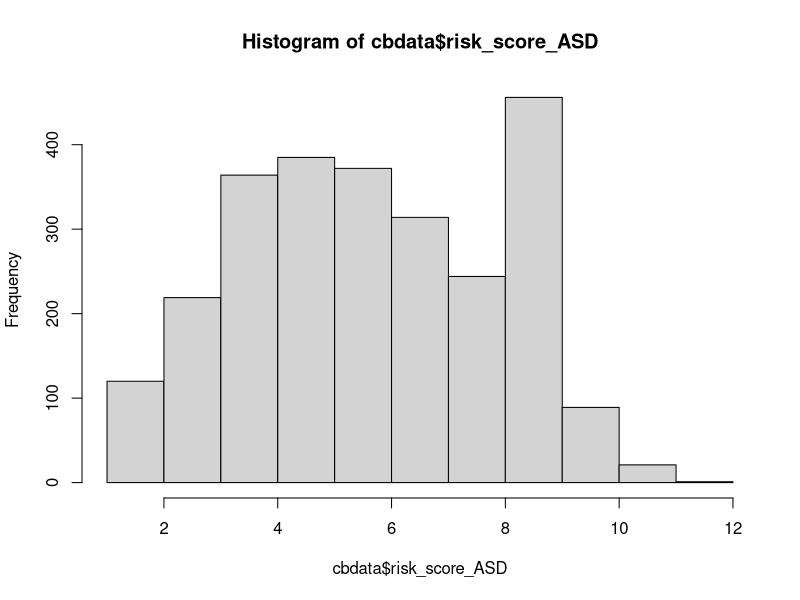
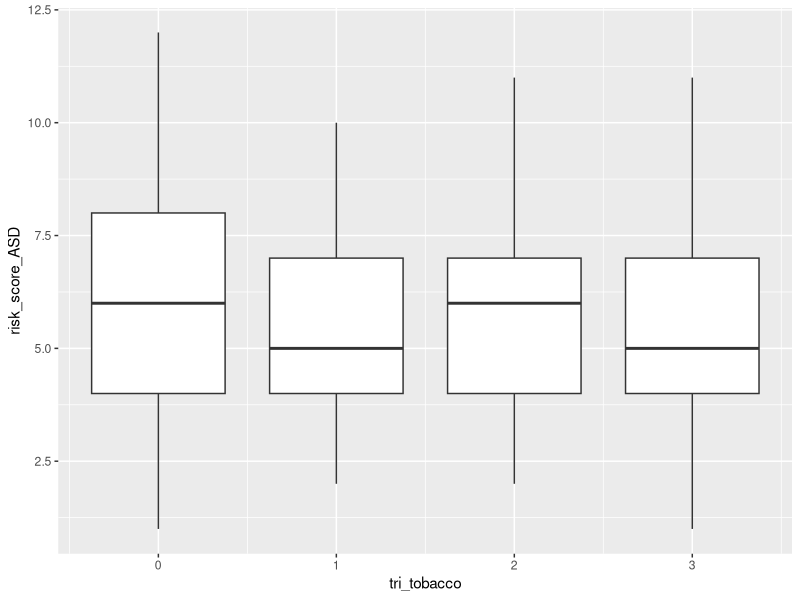
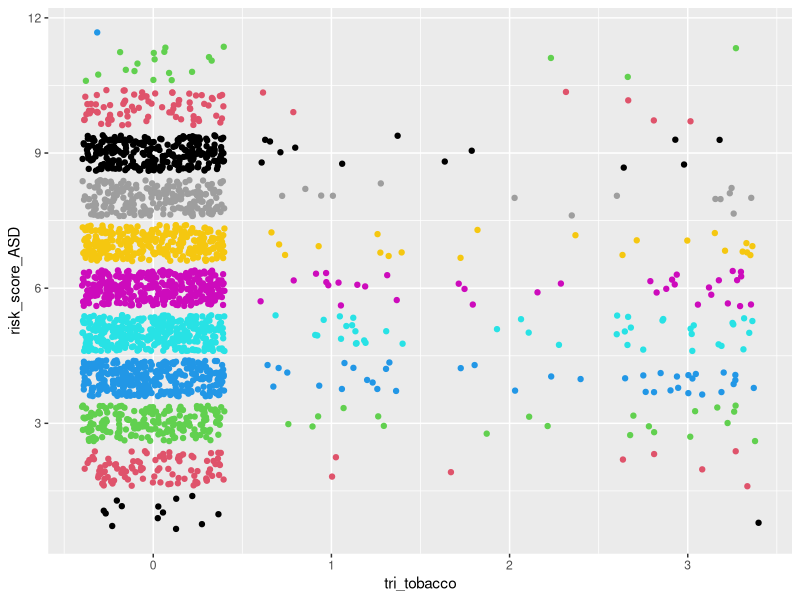
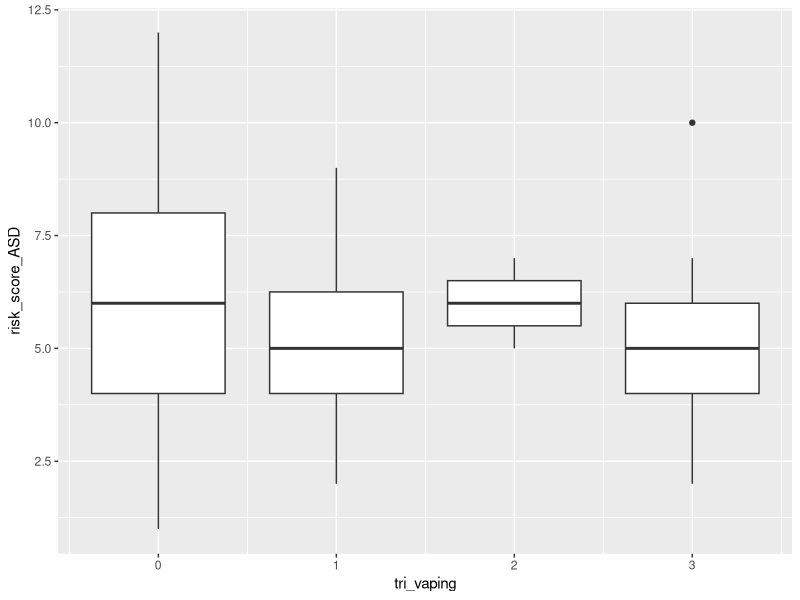
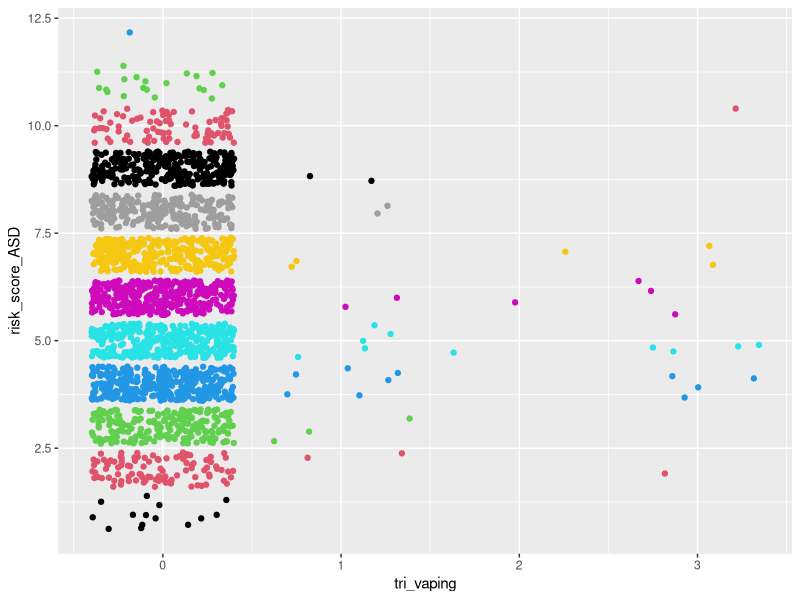
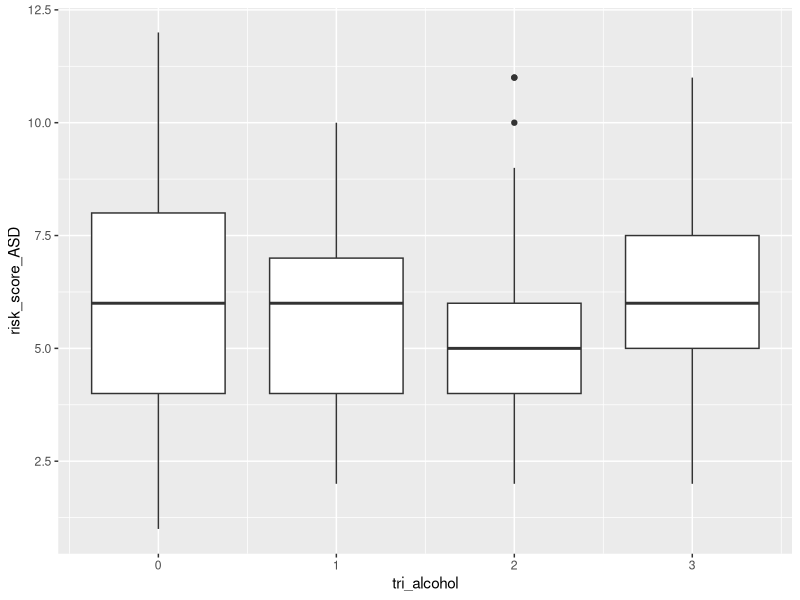
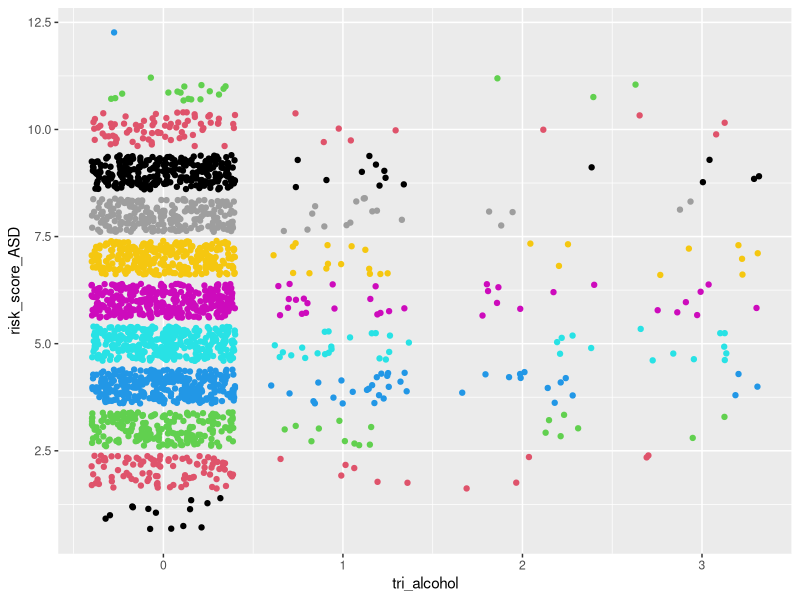
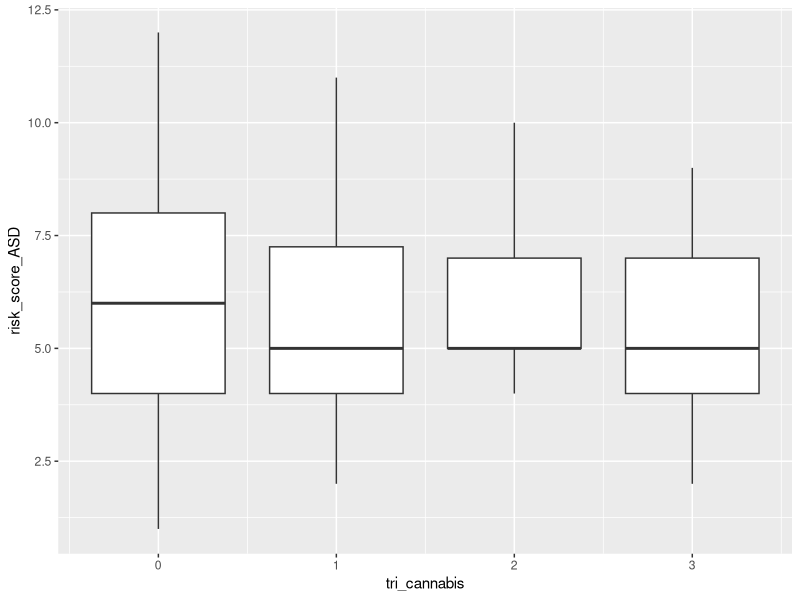

Here is the R script that generated these plots, in order:
## ---- chunk 1
#load packages
library(readr)
library(dplyr)
library(stringr)
## ---- chunk 2
#load data
cbdata <- read_csv("ChatterBabyData.csv")
## ---- chunk 3
mean(cbdata$risk_score_ASD)
var(cbdata$risk_score_ASD)
hist(cbdata$risk_score_ASD)
## ---- chunk 4
which(colnames(cbdata) == "mat_dep"):which(colnames(cbdata) == "momfever")
cbdata[,c(126:133)][is.na(cbdata[,c(126:133)])] <- 0

cbdata$art[is.na(cbdata$art)] <- 0 
cbdata$asd_genetic[is.na(cbdata$asd_genetic)] <- 0 

#fix some NA's in totalpregnancies by setting to number of live births
cbdata$totalpregnancies[which(is.na(cbdata$totalpregnancies) == TRUE & is.na(cbdata$momlivebirths) == FALSE)] <- 
cbdata$momlivebirths[which(is.na(cbdata$totalpregnancies) == TRUE & is.na(cbdata$momlivebirths) == FALSE)]

#fix some NA's in totalpregnancies by setting to 1 if no siblings and not adopted
cbdata$totalpregnancies[which(is.na(cbdata$totalpregnancies) == TRUE & cbdata$birthordertotal == 0 & cbdata$adoption == 0)] <- 1

# set live births to number of total pregnancies 
# if number of total pregnancies = number of total siblings + 1(baby)
# so as to not include miscarriages
cbdata$momlivebirths[which((is.na(cbdata$momlivebirths) == TRUE) &
                           (cbdata$totalpregnancies == (cbdata$birthordertotal + 1)))] <-
  cbdata$totalpregnancies[which((is.na(cbdata$momlivebirths) == TRUE) & 
                                (cbdata$totalpregnancies == (cbdata$birthordertotal + 1)))]

# set live births to number of total pregnancies 
# if number of total pregnancies = number of full siblings + 1(baby) 
# so as to not include miscarriages (where birthordertotal = 0 because of NA in olderhalfsiblings)
cbdata$momlivebirths[which((is.na(cbdata$momlivebirths) == TRUE) &
                           (cbdata$totalpregnancies == (cbdata$numberfullsiblings + 1)))] <-
  cbdata$totalpregnancies[which((is.na(cbdata$momlivebirths) == TRUE) & 
                                (cbdata$totalpregnancies == (cbdata$numberfullsiblings + 1)))]

# set live births to number of full siblings + 1
# if number of total pregnancies > number of full siblings and 
# number of older half siblings = 0 so as to not include children only from father and miscarriages
cbdata$momlivebirths[which((is.na(cbdata$momlivebirths) == TRUE) & 
                           (cbdata$totalpregnancies > cbdata$numberfullsiblings) &
                           cbdata$olderhalfsiblings == 0 )] <-
  cbdata$numberfullsiblings[which((is.na(cbdata$momlivebirths) == TRUE) & 
                                  (cbdata$totalpregnancies > cbdata$numberfullsiblings) &
                                  cbdata$olderhalfsiblings == 0 )] + 1
## ---- chunk 5
# classify as post partum psychosis
cbdata <- cbdata %>% mutate(maternalpregnancyproblems___20 = replace(maternalpregnancyproblems___20, maternalpregnancyproblems_other == "post partum anxiety" | maternalpregnancyproblems_other == "Post partum anxiety" | maternalpregnancyproblems_other == "Post-partum anxiety" | maternalpregnancyproblems_other == "Postpartum hemorrhaging" | maternalpregnancyproblems_other == "Perinatal anxiety",1))
cbdata <- cbdata %>% mutate(maternalpregnancyproblems_other = replace(maternalpregnancyproblems_other, maternalpregnancyproblems_other == "post partum anxiety" | maternalpregnancyproblems_other == "Post partum anxiety" | maternalpregnancyproblems_other == "Post-partum anxiety" | maternalpregnancyproblems_other == "Postpartum hemorrhaging" | maternalpregnancyproblems_other == "Perinatal anxiety", NA ))

# classify as Chorioamnionitis 
cbdata <- cbdata %>% mutate(maternalpregnancyproblems___21 = replace(maternalpregnancyproblems___21, maternalpregnancyproblems_other == "Chorioamnionitis", 1))
cbdata <- cbdata %>% mutate(maternalpregnancyproblems_other = replace(maternalpregnancyproblems_other, maternalpregnancyproblems_other == "Chorioamnionitis", NA))

# classify as bleeding
cbdata <- cbdata %>% mutate(maternalpregnancyproblems___14 = replace(maternalpregnancyproblems___14, maternalpregnancyproblems_other == "Unusual pain in the abdomen, stress, miscarriage probability, bleeding.", 1))
cbdata <- cbdata %>% mutate(maternalpregnancyproblems_other = replace(maternalpregnancyproblems_other, maternalpregnancyproblems_other == "Unusual pain in the abdomen, stress, miscarriage probability, bleeding.", NA))

# classify as preterm labor
cbdata <- cbdata %>% mutate(maternalpregnancyproblems___11 = replace(maternalpregnancyproblems___11, maternalpregnancyproblems_other == "Early contractions with diction starting at 30 weeks. I received steroid shot to develop baby's lungs faster.", 1))
cbdata <- cbdata %>% mutate(maternalpregnancyproblems_other = replace(maternalpregnancyproblems_other, maternalpregnancyproblems_other == "Early contractions with diction starting at 30 weeks. I received steroid shot to develop baby's lungs faster.", NA))

# classify as History of recurrent miscarriage/ recurrent pregnancy loss 
cbdata <- cbdata %>% mutate(maternalpregnancyproblems___10 = replace(maternalpregnancyproblems___10, maternalpregnancyproblems_other == "Prior full term stillbirth; had double nuchal cord resulting in emergent csection at 36 weeks", 1))
cbdata <- cbdata %>% mutate(maternalpregnancyproblems_other = replace(maternalpregnancyproblems_other, maternalpregnancyproblems_other == "Prior full term stillbirth; had double nuchal cord resulting in emergent csection at 36 weeks", NA))

# classify as hypertension
cbdata <- cbdata %>% mutate(maternalpregnancyproblems___9 = replace(maternalpregnancyproblems___9, maternalpregnancyproblems_other == "Protein in urine day of induction and hypertension only at 38 weeks" | maternalpregnancyproblems_other == "Mild hypertension at 37 weeks", 1))
cbdata <- cbdata %>% mutate(maternalpregnancyproblems_other = replace(maternalpregnancyproblems_other, maternalpregnancyproblems_other == "Protein in urine day of induction and hypertension only at 38 weeks"| maternalpregnancyproblems_other == "Mild hypertension at 37 weeks", 1))

# classify as 13, Placental abruption
cbdata <- cbdata %>% mutate(maternalpregnancyproblems___13 = replace(maternalpregnancyproblems___13, maternalpregnancyproblems_other == "Calcified placenta" | maternalpregnancyproblems_other == "Placenta calcification" | maternalpregnancyproblems_other == "Placenta hematoma" | maternalpregnancyproblems_other == "placental aging" | maternalpregnancyproblems_other == "Underperfusion placenta" , 1))
cbdata <- cbdata %>% mutate(maternalpregnancyproblems_other = replace(maternalpregnancyproblems_other, maternalpregnancyproblems_other == "Calcified placenta" | maternalpregnancyproblems_other == "Placenta calcification" | maternalpregnancyproblems_other == "Placenta hematoma" | maternalpregnancyproblems_other == "placental aging"| maternalpregnancyproblems_other == "Underperfusion placenta", NA))

# Get rid of the column 
cbdata$maternalpregnancyproblems_other <- NULL
## ---- chunk 6
# Convert all Mom Trauma NA's to 0: 
cbdata$mom_trauma[is.na(cbdata$mom_trauma)] <- 0 
## ---- chunk 7
# Getting rid of column
cbdata$mat_mental_health_other = NULL
# Cleaning that can be put into other columns
cbdata[c(216, 520, 598, 1089),115] = 1
cbdata[240,83] = 1
cbdata[499,85] = 1
cbdata[c(1683, 2245), 111] = 1

# Multiple entries for one person
cbdata[912, c(227, 232)] = 1
cbdata[915, c(228, 231, 232)] = 1
cbdata[1667, c(112, 231)] = 1
cbdata[2579, c(112, 113, 230, 231)] = 1
cbdata[c(76, 2501), c(111, 112)] = 1
## ---- chunk 8
cbdata %>% mutate(mathealth_count = matmentalhealth___1 + matmentalhealth___2 + matmentalhealth___3 + matmentalhealth___4 + matmentalhealth___5 + matmentalhealth___6 + matmentalhealth___7)
## ---- chunk 9
# Cutting off Baby Age at 5 years old
cbdata$babyage = ifelse(cbdata$babyage <= 1825, cbdata$babyage, NA)
## ---- chunk 10
predata <- cbdata %>% select(babyage, momsdeliveryage, momsedu, sex, art, artmethod___1,
                          artmethod___7, artmethod___6, artmethod___2, artmethod___3,
                          artmethod___4, artmethod___5, mom_trauma,
                          maternalpregnancyproblems___1, maternalpregnancyproblems___2,
                          maternalpregnancyproblems___3, maternalpregnancyproblems___15,
                          maternalpregnancyproblems___21, maternalpregnancyproblems___16,
                          maternalpregnancyproblems___4, maternalpregnancyproblems___5,
                          maternalpregnancyproblems___6, maternalpregnancyproblems___7,
                          maternalpregnancyproblems___8, maternalpregnancyproblems___9,
                          maternalpregnancyproblems___10, maternalpregnancyproblems___11,
                          maternalpregnancyproblems___12, maternalpregnancyproblems___13,
                          maternalpregnancyproblems___14, maternalpregnancyproblems___17,
                          maternalpregnancyproblems___19, maternalpregnancyproblems___20,
                          maternalpregnancyproblems___18,
                          matmentalhealth___1, matmentalhealth___2, matmentalhealth___3,
                          matmentalhealth___4, matmentalhealth___5, matmentalhealth___6,
                          matmentalhealth___7, mat_dep, mat_anx,
                          mat_ocd, mat_bp, mat_adhd, mat_pssd, momfever, whenfever___1,
                          whenfever___2, whenfever___3, tobacco_pregnancy_when___1,
                          tobacco_pregnancy_when___2, tobacco_pregnancy_when___3,
                          vaping_pregnancy___1, vaping_pregnancy___2, vaping_pregnancy___3,
                          alcohol_pregnancy_when___1, alcohol_pregnancy_when___2,
                          alcohol_pregnancy_when___3, cannabis_pregnancy_when___1,
                          cannabis_pregnancy_when___2, cannabis_pregnancy_when___3,
                          stimulants_pregnancy_when___1, stimulants_pregnancy_when___2,
                          stimulants_pregnancy_when___3, opioids_pregnancy_when___1,
                          opioids_pregnancy_when___2, opioids_pregnancy_when___3,
                          psychoactive_pregnancy___1, psychoactive_pregnancy___2,
                          psychoactive_pregnancy___3, delivery, momlivebirths,
                          totalpregnancies, maternalproblems1, asd1, deaf1, ddfamily1,
                          szbpfamily1, risk_score_ASD) 
## ---- chunk 11
# filter out age and live births outliers
predata <- predata %>% filter(momlivebirths != 10 & momsdeliveryage != 12 | momlivebirths != 10 & momsdeliveryage != 18)
summary(predata)
## ---- chunk 12
# resulting columns are total number of trimesters drug was used
predata$tri_tobacco = rowSums(predata[,52:54])
predata$tri_vaping = rowSums(predata[,55:57])
predata$tri_alcohol = rowSums(predata[,58:60])
predata$tri_cannabis = rowSums(predata[,61:63])
predata$tri_stimulants = rowSums(predata[,64:66])
predata$tri_opioids = rowSums(predata[,67:69])
predata$tri_psychoactives = rowSums(predata[,70:72])

# getting rid of "when drug" columns
predata[,52:72] = NULL
## ---- chunk 13
predata$mat_adhd <- ifelse(predata$mat_adhd==3, 0, predata$mat_adhd)
predata$mat_dep <- ifelse(predata$mat_dep==3, 0, predata$mat_dep)
predata$mat_anx <- ifelse(predata$mat_anx==3, 0, predata$mat_anx)
predata$mat_ocd <- ifelse(predata$mat_ocd==3, 0, predata$mat_ocd)
predata$mat_bp <- ifelse(predata$mat_bp==3, 0, predata$mat_bp)
predata$mat_pssd <- ifelse(predata$mat_pssd==3, 0, predata$mat_pssd)
## ---- chunk 14
# Convert mat_variable rows to show that mental health problem occurs before or during pregnancy

predata$mat_adhd <- ifelse(predata$mat_adhd==2, 1, predata$mat_adhd)
predata$mat_dep <- ifelse(predata$mat_dep==2, 1, predata$mat_dep)
predata$mat_anx <- ifelse(predata$mat_anx==2, 1, predata$mat_anx)
predata$mat_ocd <- ifelse(predata$mat_ocd==2, 1, predata$mat_ocd)
predata$mat_bp <- ifelse(predata$mat_bp==2, 1, predata$mat_bp)
predata$mat_pssd <- ifelse(predata$mat_pssd==2, 1, predata$mat_pssd)
## ---- chunk 15
library(ggplot2)

ggplot(predata, aes(x = tri_tobacco, y = risk_score_ASD, group = tri_tobacco)) + geom_boxplot()
ggplot(predata, aes(x = tri_tobacco, y = risk_score_ASD)) + geom_jitter(color = predata$risk_score_ASD)

ggplot(predata, aes(x = tri_vaping, y = risk_score_ASD, group = tri_vaping)) + geom_boxplot()
ggplot(predata, aes(x = tri_vaping, y = risk_score_ASD)) + geom_jitter(color = predata$risk_score_ASD)

ggplot(predata, aes(x = tri_alcohol, y = risk_score_ASD, group = tri_alcohol)) + geom_boxplot()
ggplot(predata, aes(x = tri_alcohol, y = risk_score_ASD)) + geom_jitter(color = predata$risk_score_ASD)

ggplot(predata, aes(x = tri_cannabis, y = risk_score_ASD, group = tri_cannabis)) + geom_boxplot()
ggplot(predata, aes(x = tri_cannabis, y = risk_score_ASD)) + geom_jitter(color = predata$risk_score_ASD)

ggplot(predata, aes(x = tri_stimulants, y = risk_score_ASD, group = tri_stimulants)) + geom_boxplot()
ggplot(predata, aes(x = tri_stimulants, y = risk_score_ASD)) + geom_jitter(color = predata$risk_score_ASD)

ggplot(predata, aes(x = tri_opioids, y = risk_score_ASD, group = tri_opioids)) + geom_boxplot()
ggplot(predata, aes(x = tri_opioids, y = risk_score_ASD)) + geom_jitter(color = predata$risk_score_ASD)

ggplot(predata, aes(x = tri_psychoactives, y = risk_score_ASD, group = tri_psychoactives)) + geom_boxplot()
ggplot(predata, aes(x = tri_psychoactives, y = risk_score_ASD)) + geom_jitter(color = predata$risk_score_ASD)
## ---- chunk 16
library(corrplot)

var1 <- c("matmentalhealth___1", "matmentalhealth___2", "matmentalhealth___3", "matmentalhealth___4", "matmentalhealth___5", "matmentalhealth___6")
predata1 <- predata[ ,var1]
corrmat <- round(cor(predata1), 4)
corrplot(corrmat)
